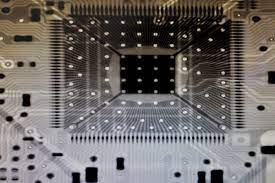
#> input picture Imagens/pcb.jpg, 275 x 183 px, found by its file name
$ python exemplo8a.py
#> lines starting #> are read from the running program, lines starting #| are printed output that depends on the picture
import cv2
import numpy as np
from matplotlib import pyplot as plt

I1 = cv2.imread('./Imagens/pcb.jpg',cv2.IMREAD_GRAYSCALE)
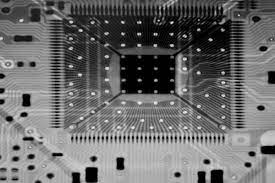
#> I1: shape (183, 275); min 0, max 252, mean 107.1
plt.figure()
plt.imshow(I1, cmap='gray')
plt.title('Imagem Original')
# operação morfológica de fechamento
kernel = cv2.getStructuringElement(cv2.MORPH_ELLIPSE,(5,5))
# DILATAÇÃO
I2 = cv2.morphologyEx(I1, cv2.MORPH_DILATE, kernel)
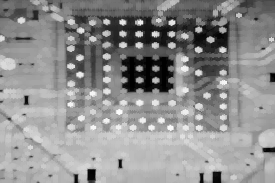
#> I2: shape (183, 275); min 1, max 252, mean 143
plt.figure()
plt.imshow(I2, cmap='gray')
plt.title("Imagem Dilatada")

#EROSÃO
I3 = cv2.morphologyEx(I2, cv2.MORPH_ERODE, kernel)
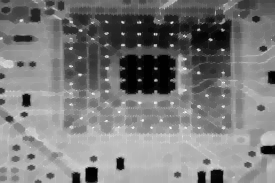
#> I3: shape (183, 275); min 1, max 252, mean 122.6
plt.figure()
plt.imshow(I3, cmap='gray')
plt.title("Imagem Pós Erosão")
plt.show()

$ run again, with Imagens/Burrinhos.jpg copied over Imagens/pcb.jpg
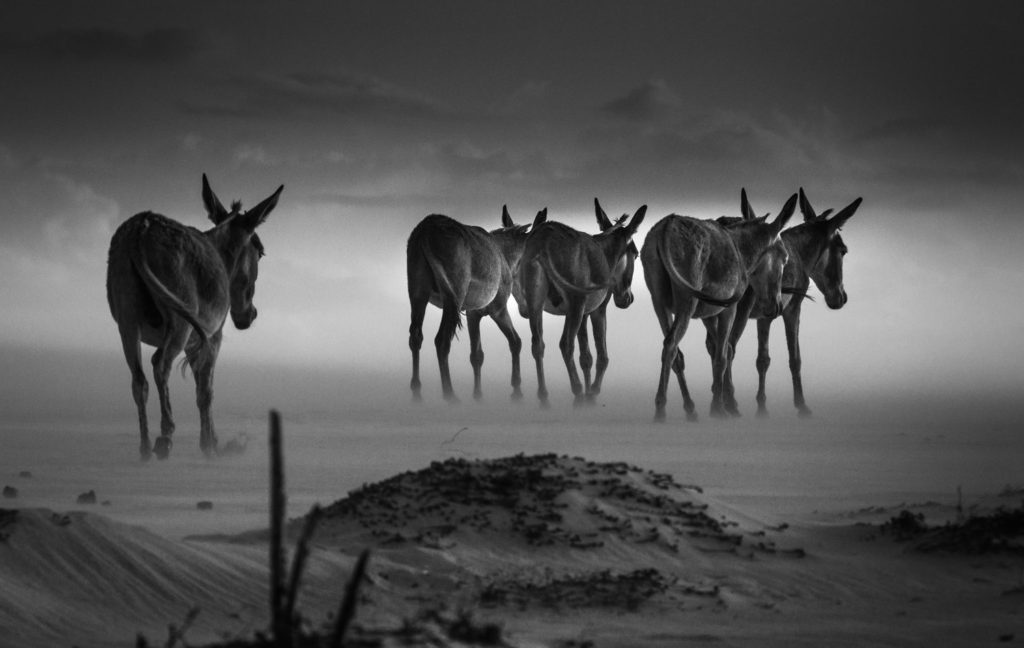
#> input picture Imagens/Burrinhos.jpg, 1024 x 648 px, found by its file name
#> I1 is the input picture: shape (648, 1024); min 0, max 255, mean 83.7
#> `I2 = cv2.morphologyEx(I1, cv2.MORPH_DILATE, kernel)`:
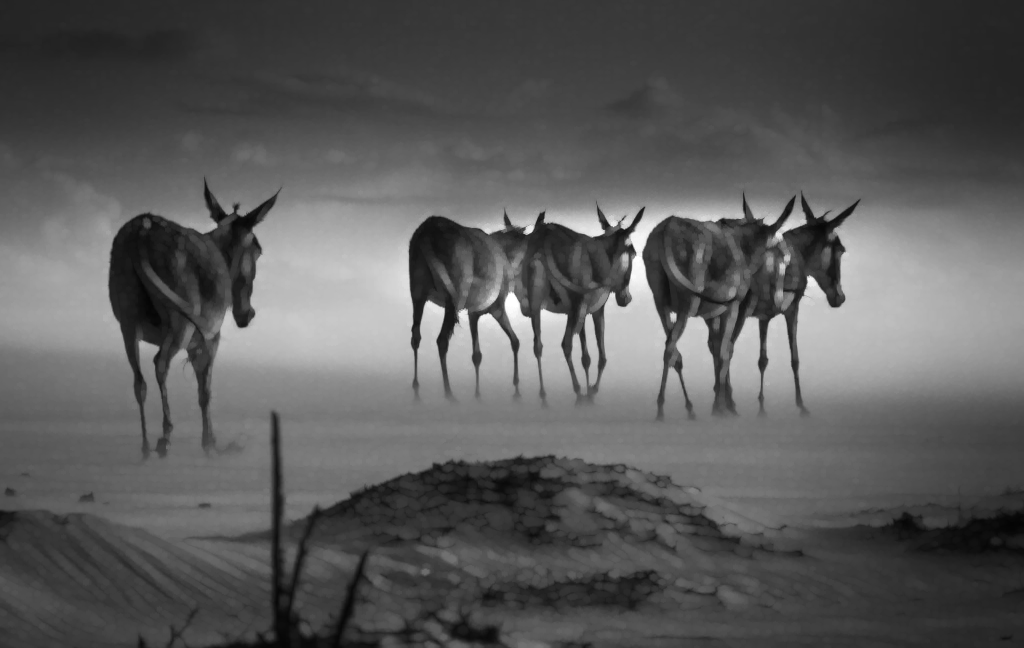
#> I2: shape (648, 1024); min 4, max 255, mean 90.2

$ run again, with Imagens/Fingerprint.jpg copied over Imagens/pcb.jpg
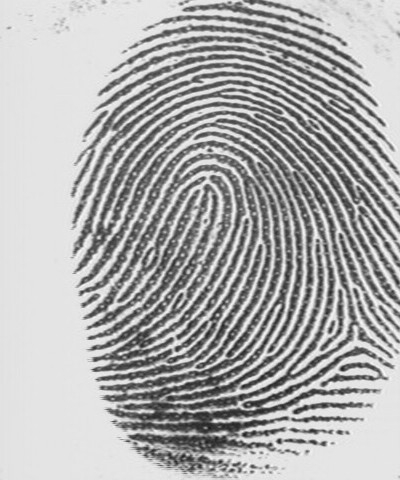
#> input picture Imagens/Fingerprint.jpg, 400 x 480 px, found by its file name
#> I1 is the input picture: shape (480, 400); min 27, max 251, mean 173.8
#> `I2 = cv2.morphologyEx(I1, cv2.MORPH_DILATE, kernel)`:
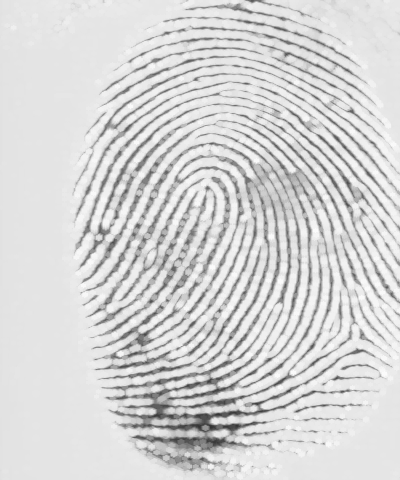
#> I2: shape (480, 400); min 51, max 251, mean 213.2
#> `I3 = cv2.morphologyEx(I2, cv2.MORPH_ERODE, kernel)`:
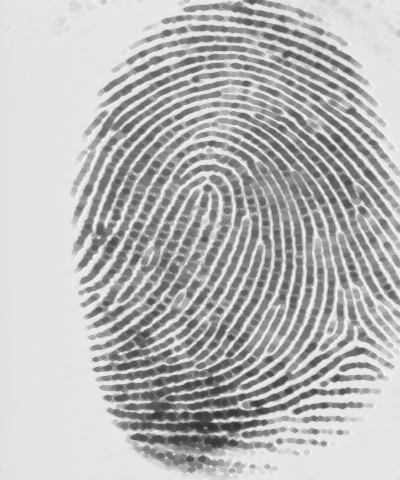
#> I3: shape (480, 400); min 51, max 251, mean 184.8
